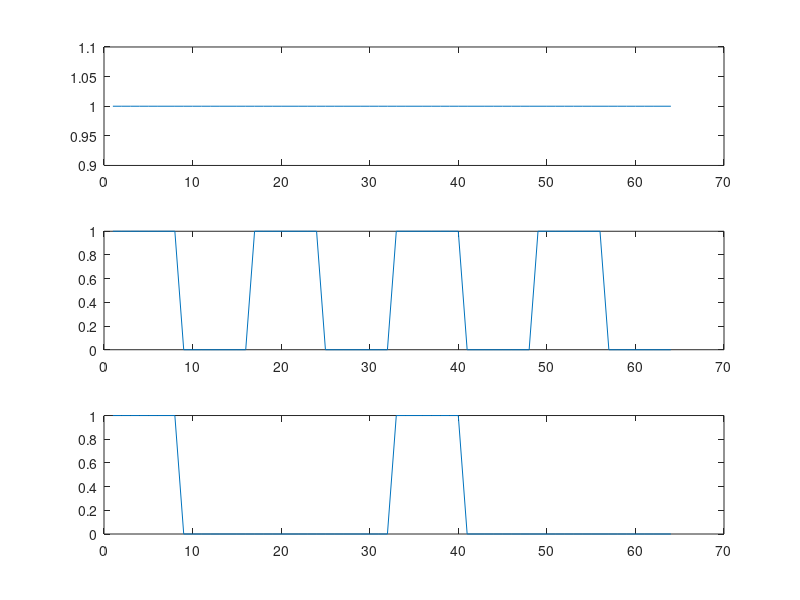
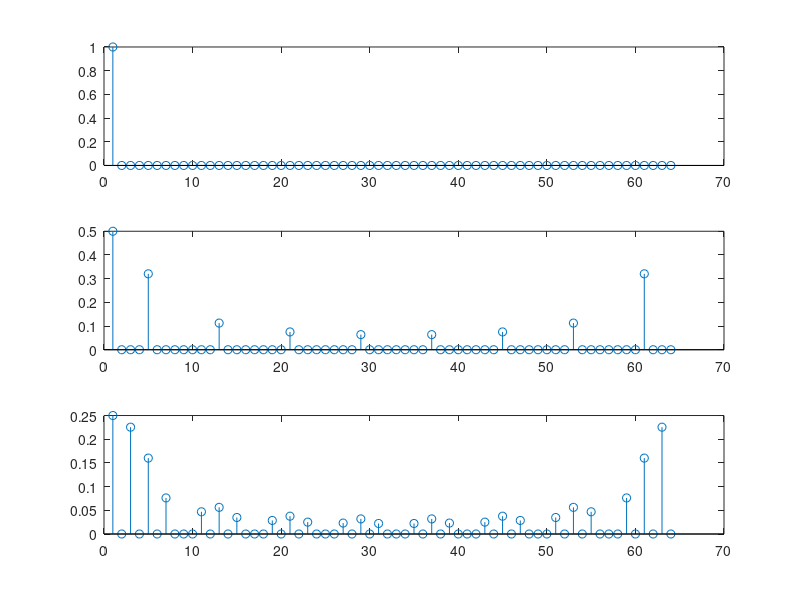

Reproduce these figures in MATLAB, in order.
% Part3.m
% Author: Charles Yang
% Signal&System 3.5 (d)(e)(f)(h)
%% (d)
x1 = ones(1,8);
nx1 = 0:length(x1)-1;
x2 = [ones(1,8) zeros(1,8)];
nx2 = 0:length(x2)-1;
x3 = [ones(1,8) zeros(1,24)];
nx3 = 0:length(x3)-1;
N = 64;
for n = 0:N-1
    r = rem(n,length(x1));
    x11(n+1) = x1(r+1);
end
subplot(311);plot(x11);
for n = 0:N-1
    r = rem(n,length(x2));
    x22(n+1) = x2(r+1);
end
subplot(312);plot(x22);
for n = 0:N-1
    r = rem(n,length(x3));
    x33(n+1) = x3(r+1);
end
subplot(313);plot(x33);
%% (e)
a1 = (1/N)*fft(x11);
a2 = (1/N)*fft(x22);
a3 = (1/N)*fft(x33);
figure;
subplot(311);stem(abs(a1));
subplot(312);stem(abs(a2));
subplot(313);stem(abs(a3));
%% (f)

%% (g)